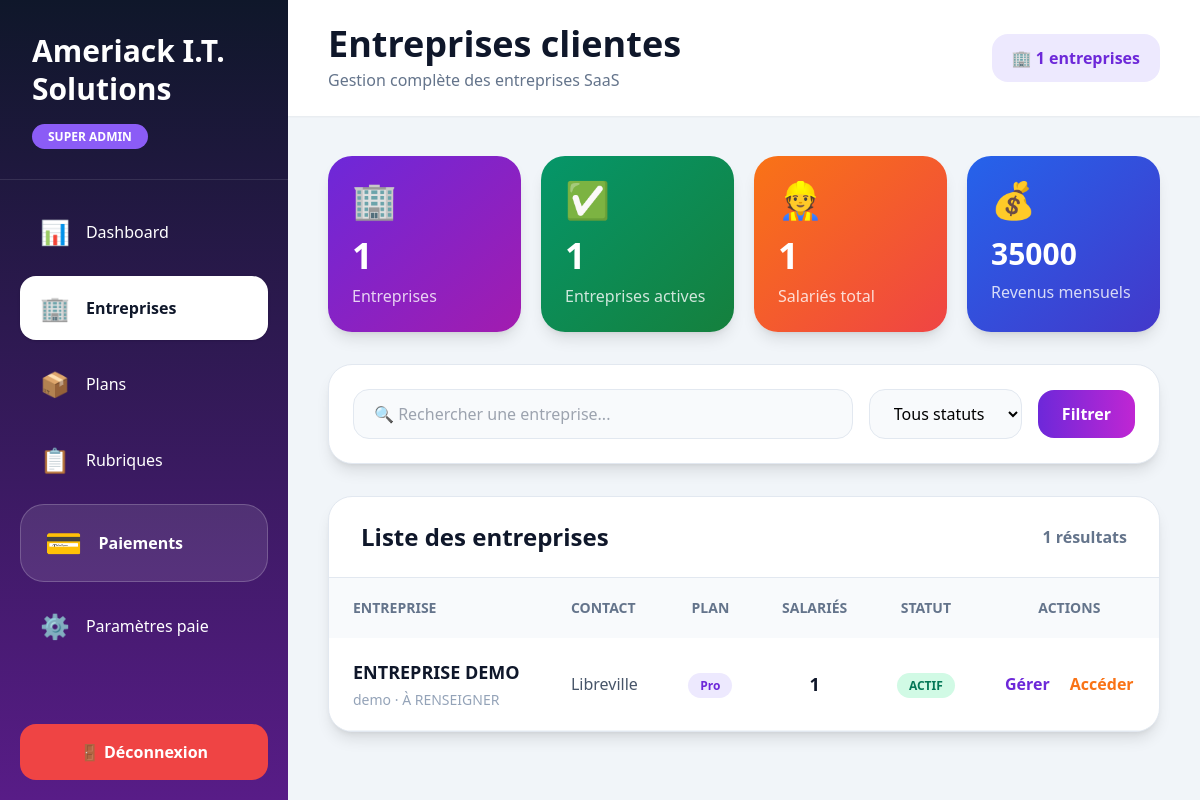
Page /admin/tenants (signed in) on the earlier database version.
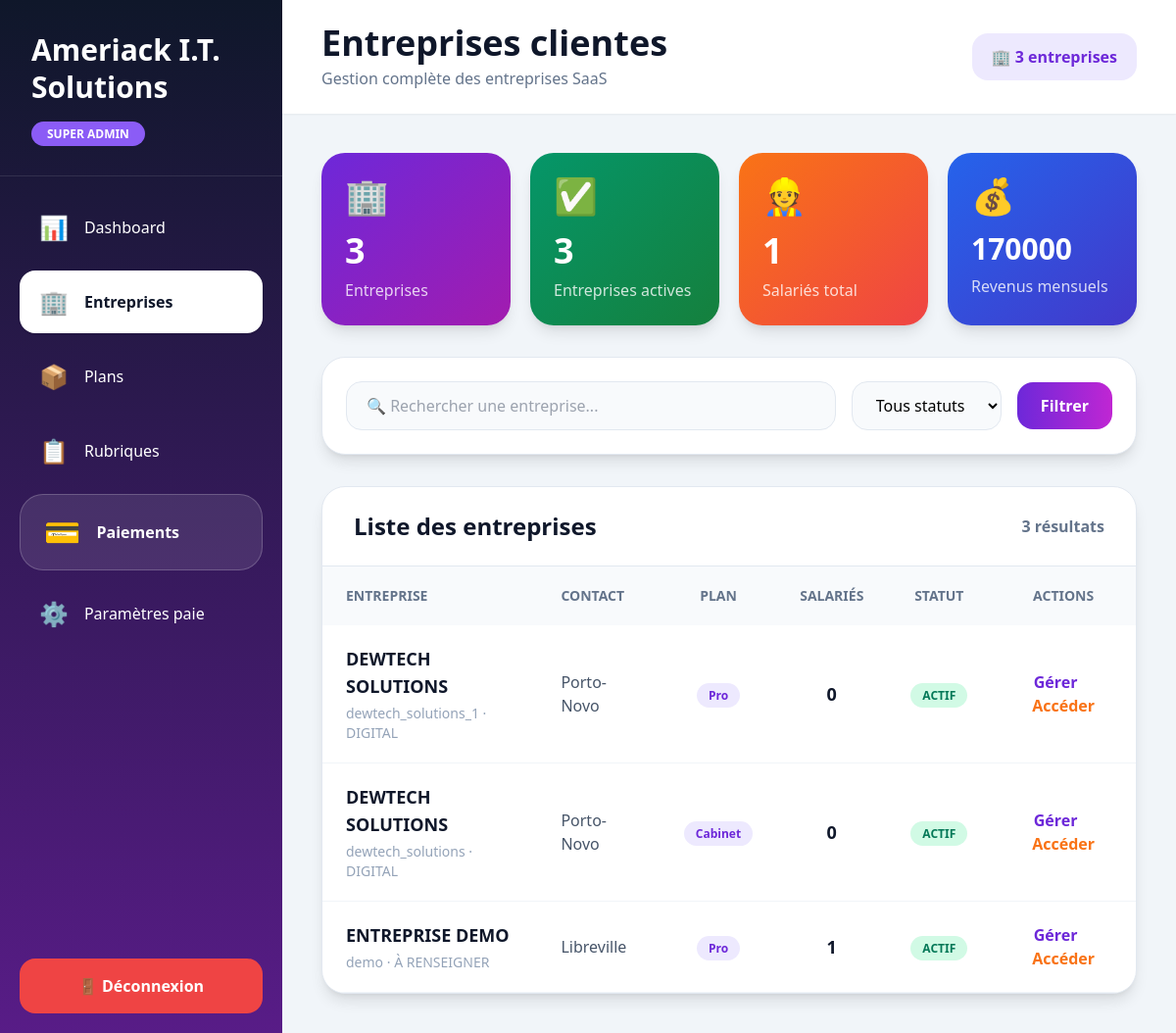
Same page on the later database version.
### models.py (models this page shows, shortened)
class Tenant(db.Model):
    __tablename__ = "tenants"
    id               = db.Column(db.Integer, primary_key=True)
    slug             = db.Column(db.String(50), nullable=False, unique=True)   # ex: maentreprise
    denomination     = db.Column(db.String(200), nullable=False)
    sigle            = db.Column(db.String(50))
    activite         = db.Column(db.String(200))
    secteur          = db.Column(db.String(200))
    nif              = db.Column(db.String(50))
    numero_cnss      = db.Column(db.String(50))
    numero_cnamgs    = db.Column(db.String(50))
    adresse          = db.Column(db.String(300))
    boite_postale    = db.Column(db.String(20))
    telephone        = db.Column(db.String(20))
    ville            = db.Column(db.String(100), default="Libreville")
    region           = db.Column(db.String(100))
    pays             = db.Column(db.String(100), default="Gabon")
    plan_id          = db.Column(db.Integer, db.ForeignKey("plans.id"))
    statut           = db.Column(db.String(20), default="ACTIF")   # ACTIF, SUSPENDU, ESSAI
    date_inscription = db.Column(db.DateTime, default=datetime.utcnow)
    date_expiration  = db.Column(db.DateTime)
    token_api        = db.Column(db.String(64), unique=True)
    logo_url         = db.Column(db.String(500))
    utilisateurs  = db.relationship("Utilisateur", backref="tenant", lazy=True, foreign_keys="Utilisateur.tenant_id")
    salaries      = db.relationship("Salarie", backref="tenant", lazy=True)
    periodes      = db.relationship("PeriodePaie", backref="tenant", lazy=True)
    categories    = db.relationship("CategorieEmploi", backref="tenant", lazy=True)
    @property
    def nb_salaries_actifs(self):
        return Salarie.query.filter_by(tenant_id=self.id, statut="ACTIF").count()

class Plan(db.Model):
    __tablename__ = "plans"
    id               = db.Column(db.Integer, primary_key=True)
    code             = db.Column(db.String(20), nullable=False, unique=True)
    nom              = db.Column(db.String(100), nullable=False)
    prix_mensuel     = db.Column(db.Numeric(12,2), nullable=False)
    max_salaries     = db.Column(db.Integer)          # None = illimité
    max_utilisateurs = db.Column(db.Integer)
    description      = db.Column(db.Text)
    actif            = db.Column(db.Boolean, default=True)
    tenants = db.relationship("Tenant", backref="plan", lazy=True)

### app.py (the view)
@app.route("/admin/tenants")
@super_admin_required
def admin_tenants():
    q = request.args.get("q", "").strip()
    statut = request.args.get("statut", "")
    query = Tenant.query
    if q:
        query = query.filter(
            Tenant.denomination.ilike(f"%{q}%")
        )
    if statut:
        query = query.filter_by(
            statut=statut
        )
    tenants = query.order_by(
        Tenant.date_inscription.desc()
    ).all()
    revenus = sum(
        (
            float(t.plan.prix_mensuel)
            if t.plan else 0
        )
        for t in tenants
        if t.statut == "ACTIF"
    )
    return render_template(
        "admin/tenants.html",
        tenants=tenants,
        q=q,
        statut=statut,
        revenus=revenus
    )

### app.py (called while the page is built)
@login_manager.user_loader
def load_user(uid): return Utilisateur.query.get(int(uid))

def super_admin_required(f):
    @wraps(f)
    def d(*a,**k):
        if not current_user.is_authenticated or not current_user.is_super_admin: abort(403)
        return f(*a,**k)
    return d

@app.context_processor
def inject_globals(): return {"now":datetime.now(),"enumerate":enumerate}

### models.py (called while the page is built)
    @property
    def is_super_admin(self): return self.role == "SUPER_ADMIN"

### templates/admin/tenants.html (shortened to what the changed rows need)
<!DOCTYPE html>
<html lang="fr">
<head>
<script src="https://cdn.tailwindcss.com"></script>
</head>
<body class="bg-slate-100">
<div class="flex min-h-screen">
    <aside class="w-72 sidebar-gradient text-white flex flex-col">
        <div class="p-8 border-b border-white/10">
            <h1 class="text-3xl font-black leading-tight">
                Ameriack I.T.<br>
                Solutions
            </h1>
        </div>
    </aside>
    <main class="flex-1">
        <div class="bg-white px-10 py-6 shadow-sm flex items-center justify-between">
            <div>
                <h2 class="text-4xl font-black text-slate-900">
                    Entreprises clientes
                </h2>
                <p class="text-slate-500 mt-1">
                </p>
            </div>
            <div class="bg-violet-100 text-violet-700 px-5 py-3 rounded-2xl font-bold">
                🏢 {{tenants|length}} entreprises
            </div>
        </div>
        <div class="p-10">
            <div class="grid grid-cols-4 gap-5 mb-8">
                <div class="bg-gradient-to-br from-violet-700 to-fuchsia-700 rounded-3xl p-6 text-white shadow-lg">
                    <div class="text-4xl mb-4">
                        🏢
                    </div>
                    <div class="text-4xl font-black">
                        {{tenants|length}}
                    </div>
                    <div class="opacity-80 mt-2">
                        Entreprises
                    </div>
                </div>
                <div class="bg-gradient-to-br from-emerald-600 to-green-700 rounded-3xl p-6 text-white shadow-lg">
                    <div class="text-4xl mb-4">
                        ✅
                    </div>
                    <div class="text-4xl font-black">
                        {{tenants|selectattr("statut","equalto","ACTIF")|list|length}}
                    </div>
                    <div class="opacity-80 mt-2">
                        Entreprises actives
                    </div>
                </div>
                <div class="bg-gradient-to-br from-blue-600 to-indigo-700 rounded-3xl p-6 text-white shadow-lg">
                    <div class="text-4xl mb-4">
                        💰
                    </div>
                    <div class="text-3xl font-black">
                        {{revenus|int}}
                    </div>
                    <div class="opacity-80 mt-2">
                        Revenus mensuels
                    </div>
                </div>
            </div>
            <div class="bg-white rounded-3xl shadow-lg overflow-hidden border border-slate-200">
                <div class="px-8 py-6 border-b border-slate-200 flex items-center justify-between">
                    <h3 class="text-2xl font-black text-slate-900">
                        Liste des entreprises
                    </h3>
                    <div class="text-slate-500 font-semibold">
                        {{tenants|length}} résultats
                    </div>
                </div>
                <table class="w-full">
                    <thead>
                        <tr class="bg-slate-50 text-slate-500 text-sm uppercase">
                            <th class="px-6 py-5 text-left">
                                Entreprise
                            </th>
                            <th class="px-6 py-5 text-left">
                                Contact
                            </th>
                            <th class="px-6 py-5 text-center">
                                Plan
                            </th>
                            <th class="px-6 py-5 text-center">
                                Salariés
                            </th>
                            <th class="px-6 py-5 text-center">
                                Statut
                            </th>
                            <th class="px-6 py-5 text-center">
                                Actions
                            </th>
                        </tr>
                    </thead>
                    <tbody>
                        {% for t in tenants %}
                        <tr class="border-b border-slate-100 table-row transition">
                            <td class="px-6 py-5">
                                <div class="font-black text-slate-900 text-lg">
                                    {{t.denomination}}
                                </div>
                                <div class="text-sm text-slate-400 mt-1">
                                    {{t.slug}} · {{t.activite or '—'}}
                                </div>
                            </td>
                            <td class="px-6 py-5 text-slate-600 font-medium">
                                {{t.ville or 'Non renseigné'}}
                            </td>
                            <td class="px-6 py-5 text-center">
                                <span class="bg-violet-100 text-violet-700 px-3 py-1 rounded-full text-xs font-bold">
                                    {{t.plan.nom if t.plan else '—'}}
                                </span>
                            </td>
                            <td class="px-6 py-5 text-center">
                                <span class="font-black text-lg text-slate-900">
                                    {{t.nb_salaries_actifs}}
                                </span>
                            </td>
                            <td class="px-6 py-5 text-center">
                                <span class="
                                px-3 py-1 rounded-full text-xs font-bold
                                {{'bg-emerald-100 text-emerald-700' if t.statut=='ACTIF'
                                else 'bg-amber-100 text-amber-700'
                                if t.statut=='ESSAI'
                                else 'bg-red-100 text-red-600'}}
                                ">
                                {{t.statut}}
                                </span>
                            </td>
                            <td class="px-6 py-5 text-center">
                                <a href="/admin/tenants/{{t.id}}"
                                   class="text-violet-700 font-bold hover:underline mr-4">
                                    Gérer
                                </a>
                                <a href="/admin/tenants/{{t.id}}/impersonate"
                                   class="text-orange-500 font-bold hover:underline">
                                    Accéder
                                </a>
                            </td>
                        </tr>
                        {% endfor %}
                    </tbody>
                </table>
            </div>
        </div>
    </main>
</div>
</body>
</html>

Differences in the rows shown:
added Tenant: denomination "DEWTECH SOLUTIONS", slug "dewtech_solutions_1", activite "DIGITAL", ville "Porto-Novo", plan "Pro", nb_salaries_actifs "0", statut "ACTIF"
added Tenant: denomination "DEWTECH SOLUTIONS", slug "dewtech_solutions", activite "DIGITAL", ville "Porto-Novo", plan "Cabinet", nb_salaries_actifs "0", statut "ACTIF"
Other differences:
{{ tenants|length }}: "1" → "3"
{{ tenants|selectattr("statut","equalto","ACTIF")|list|length }}: "1" → "3"
{{ revenus|int }}: "35000" → "170000"
